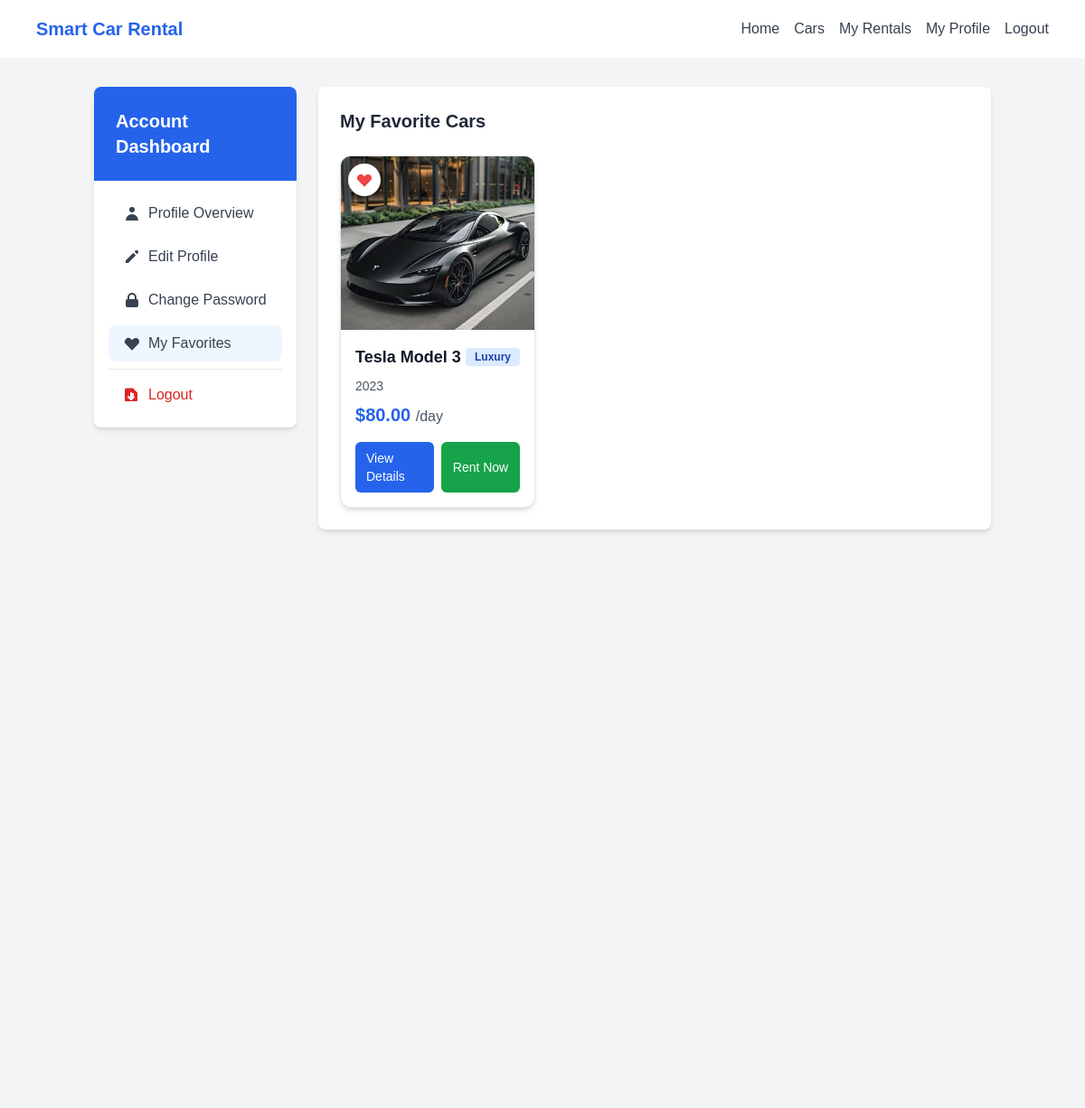
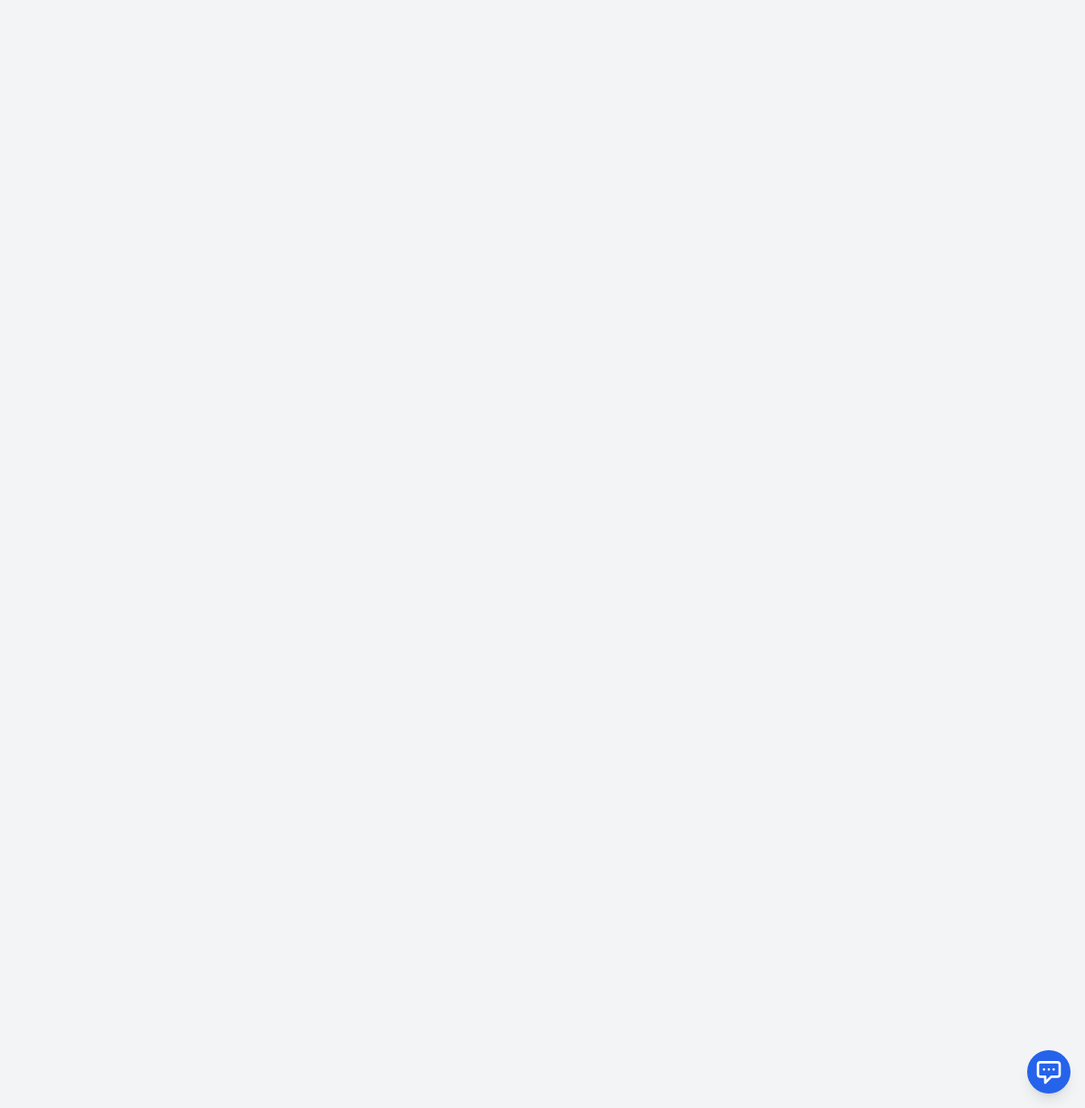
Page /index.php?page=profile&action=favorites (signed in) on the committed database (2 pictures, top to bottom).
### tables this page shows
CREATE TABLE IF NOT EXISTS `user_favorites` (
  `favorite_id` int(11) NOT NULL AUTO_INCREMENT,
  `user_id` int(11) NOT NULL,
  `car_id` int(11) NOT NULL,
  `created_at` timestamp NULL DEFAULT current_timestamp(),
  PRIMARY KEY (`favorite_id`),
  UNIQUE KEY `user_car_unique` (`user_id`,`car_id`),
  KEY `car_id` (`car_id`),
  CONSTRAINT `user_favorites_ibfk_1` FOREIGN KEY (`user_id`) REFERENCES `users` (`user_id`),
  CONSTRAINT `user_favorites_ibfk_2` FOREIGN KEY (`car_id`) REFERENCES `cars` (`car_id`)
);

CREATE TABLE IF NOT EXISTS cars (
    car_id INT PRIMARY KEY AUTO_INCREMENT,
    make VARCHAR(50) NOT NULL,
    model VARCHAR(50) NOT NULL,
    year INT NOT NULL,
    registration_number VARCHAR(20) UNIQUE NOT NULL,
    daily_rate DECIMAL(10,2) NOT NULL,
    status ENUM('available', 'rented', 'maintenance') DEFAULT 'available',
    image_url VARCHAR(255),
    features TEXT,
    created_at TIMESTAMP DEFAULT CURRENT_TIMESTAMP
);

CREATE TABLE IF NOT EXISTS `car_categories` (
  `category_id` int(11) NOT NULL AUTO_INCREMENT,
  `name` varchar(50) NOT NULL,
  `description` text DEFAULT NULL,
  `created_at` timestamp NULL DEFAULT current_timestamp(),
  PRIMARY KEY (`category_id`),
  UNIQUE KEY `name` (`name`)
);

### index.php (called while the page is built, shortened)
<?php
$router = new Router();
$router->route();

### views/profile/favorites.php (the view, shortened to what this page needs)
<?php require 'views/layouts/header.php'; ?>
<div class="bg-gray-100 min-h-screen">
    <div class="container mx-auto px-4 py-8">
        <div class="flex flex-col md:flex-row">
            <div class="w-full md:w-1/4 mb-6 md:mb-0 md:pr-6">
                <?php require 'views/profile/sidebar.php'; ?>
            </div>
            <div class="w-full md:w-3/4">
                <div class="bg-white rounded-lg shadow-md p-6">
                    <h2 class="text-xl font-semibold text-gray-800 mb-6">My Favorite Cars</h2>
                    <?php if (empty($favorites)): ?>
                        <div class="text-center py-8">
                            <svg xmlns="http://www.w3.org/2000/svg" class="h-12 w-12 mx-auto text-gray-400" fill="none" viewBox="0 0 24 24" stroke="currentColor">
                                <path stroke-linecap="round" stroke-linejoin="round" stroke-width="2" d="M4.318 6.318a4.5 4.5 0 000 6.364L12 20.364l7.682-7.682a4.5 4.5 0 00-6.364-6.364L12 7.636l-1.318-1.318a4.5 4.5 0 00-6.364 0z" />
                            </svg>
                            <p class="mt-2 text-gray-500">You don't have any favorite cars yet.</p>
                            <a href="index.php?page=cars" class="mt-3 inline-flex items-center px-4 py-2 border border-transparent rounded-md shadow-sm text-sm font-medium text-white bg-blue-600 hover:bg-blue-700">
                                Browse Cars
                            </a>
                        </div>
                    <?php else: ?>
                        <div class="grid grid-cols-1 md:grid-cols-2 lg:grid-cols-3 gap-6">
                            <?php foreach ($favorites as $car): ?>
                                <div class="bg-white rounded-xl shadow-md overflow-hidden border border-gray-200">
                                    <div class="relative">
                                        <img src="<?= $car['image_url'] ?? 'assets/images/default-car.jpg' ?>"
                                            alt="<?= $car['make'] ?> <?= $car['model'] ?>"
                                            class="w-full h-48 object-cover">
                                        <form action="index.php?page=cars&action=removeFavorite" method="POST" class="absolute top-0 left-0 m-2">
                                            <button type="submit" class="bg-white rounded-full p-2 shadow-md text-red-500 hover:text-red-700 focus:outline-none" title="Remove from favorites">
                                                <svg xmlns="http://www.w3.org/2000/svg" class="h-5 w-5" viewBox="0 0 20 20" fill="currentColor">
                                                    <path fill-rule="evenodd" d="M3.172 5.172a4 4 0 015.656 0L10 6.343l1.172-1.171a4 4 0 115.656 5.656L10 17.657l-6.828-6.829a4 4 0 010-5.656z" clip-rule="evenodd" />
                                                </svg>
                                            </button>
                                        </form>
                                    </div>
                                    <div class="p-4">
                                        <div class="flex justify-between items-center mb-2">
                                            <h3 class="text-lg font-semibold text-gray-900">
                                                <?= $car['make'] ?> <?= $car['model'] ?>
                                            </h3>
                                            <span class="bg-blue-100 text-blue-800 text-xs font-semibold px-2.5 py-0.5 rounded">
                                                <?= $car['category_name'] ?? 'Uncategorized' ?>
                                            </span>
                                        </div>
                                        <p class="text-gray-600 text-sm mb-2"><?= $car['year'] ?></p>
                                        <div class="flex justify-between items-center mb-4">
                                            <div>
                                                <span class="text-xl font-bold text-blue-600">
                                                    $<?= number_format($car['daily_rate'], 2) ?>
                                                </span>
                                                <span class="text-gray-600">/day</span>
                                            </div>
                                        </div>
                                        <div class="grid grid-cols-2 gap-2">
                                            <a href="index.php?page=cars&action=view&id=<?= $car['car_id'] ?>"
                                               class="flex items-center justify-center bg-blue-600 text-white px-3 py-2 rounded-md hover:bg-blue-700 transition-colors duration-300 text-sm">
                                                View Details
                                            </a>
                                            <?php if ($car['status'] === 'available'): ?>
                                                <a href="index.php?page=rentals&action=create&car_id=<?= $car['car_id'] ?>"
                                                   class="flex items-center justify-center bg-green-600 text-white px-3 py-2 rounded-md hover:bg-green-700 transition-colors duration-300 text-sm">
                                                    Rent Now
                                                </a>
                                            <?php endif; ?>
                                        </div>
                                    </div>
                                </div>
                            <?php endforeach; ?>
                        </div>
                    <?php endif; ?>
                </div>
            </div>
        </div>
    </div>
</div>
<?php require 'views/layouts/footer.php'; ?>

### assets/css/style.css (style rules this page uses)
:root { --primary-color: #3498db; --secondary-color: #2ecc71; --dark-color: #2c3e50; --light-color: #ecf0f1; }
body { font-family: 'Arial', sans-serif; line-height: 1.6; margin: 0; padding: 0; }

### rows in the picture
user_favorites: car.make (picture), car.make "Tesla", car.model "Model 3", car_categories.name "Luxury", car.year "2023", car.daily_rate "80.00"
